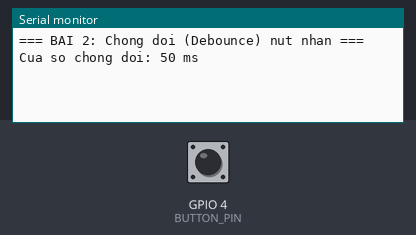
A sketch run on a simulated ESP32. Parts: the last lines printed to the serial monitor. The inputs (shaded band) are chosen by the test bench; at power-on: GPIO 4 (BUTTON_PIN) HIGH.

Above: at 1.4 s.
1.5 s: GPIO 4 (BUTTON_PIN) pulled LOW for 0.15 s
At 1.8 s:
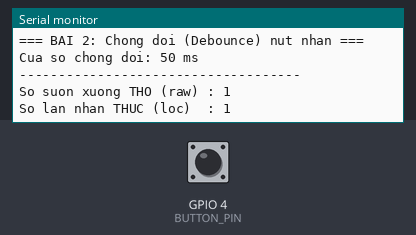
3.1 s: GPIO 4 (BUTTON_PIN) pulled LOW for 1 s
At 4.5 s:
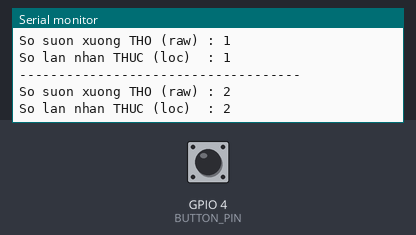
5.6 s: GPIO 4 (BUTTON_PIN) pulled LOW for 0.15 s
At 6.3 s:
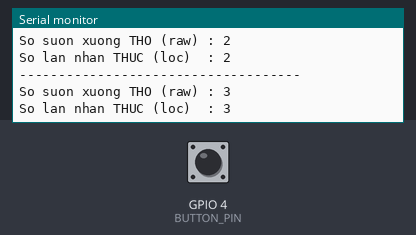

The sketch:

Codebai2.ino
```cpp
#include <Arduino.h>

#define BUTTON_PIN 4
#define DEBOUNCE_MS 50

volatile uint32_t debouncedCount = 0;
volatile uint32_t rawEdgeCount = 0;
volatile unsigned long lastInterruptTime = 0;
volatile bool newPress = false;

void IRAM_ATTR handleInterrupt() {
  rawEdgeCount++;
  unsigned long now = millis();

  if (now - lastInterruptTime >= DEBOUNCE_MS) {
    debouncedCount++;
    lastInterruptTime = now;
    newPress = true;
  }
}

void setup() {
  Serial.begin(115200);
  delay(200);
  Serial.println("\n\n=== BAI 2: Chong doi (Debounce) nut nhan ===");
  Serial.printf("Cua so chong doi: %d ms\n", DEBOUNCE_MS);

  pinMode(BUTTON_PIN, INPUT_PULLUP);
  attachInterrupt(digitalPinToInterrupt(BUTTON_PIN), handleInterrupt, FALLING);
}

void loop() {
  if (newPress) {
    newPress = false;
    Serial.println("------------------------------------");
    Serial.printf("So suon xuong THO (raw) : %u\n", rawEdgeCount);
    Serial.printf("So lan nhan THUC (loc)  : %u\n", debouncedCount);
  }
  delay(10);
}
```

Measured:
- after the input at 1.5 s, the serial monitor: prints a new line at once (image 1)
- after the input at 3.1 s, the serial monitor: prints a new line at once (image 2)
- after the input at 5.6 s, the serial monitor: prints a new line at once (image 3)
